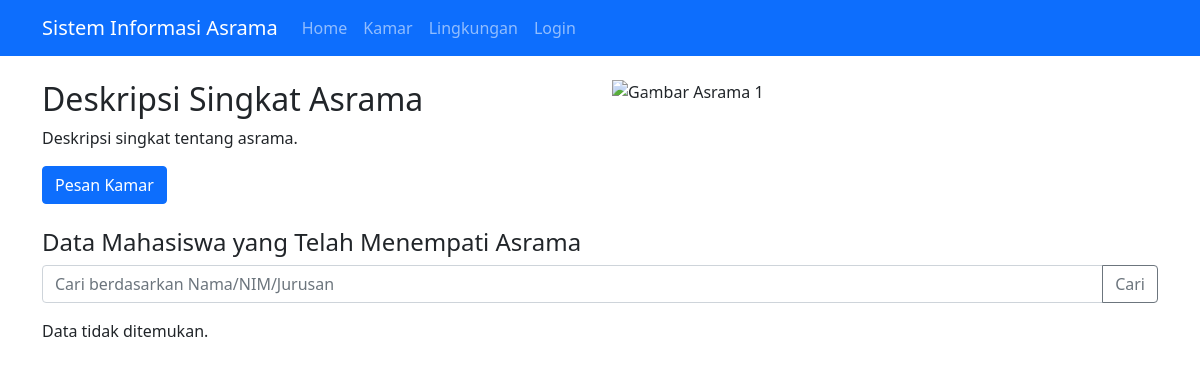
Before: / with the older database file.
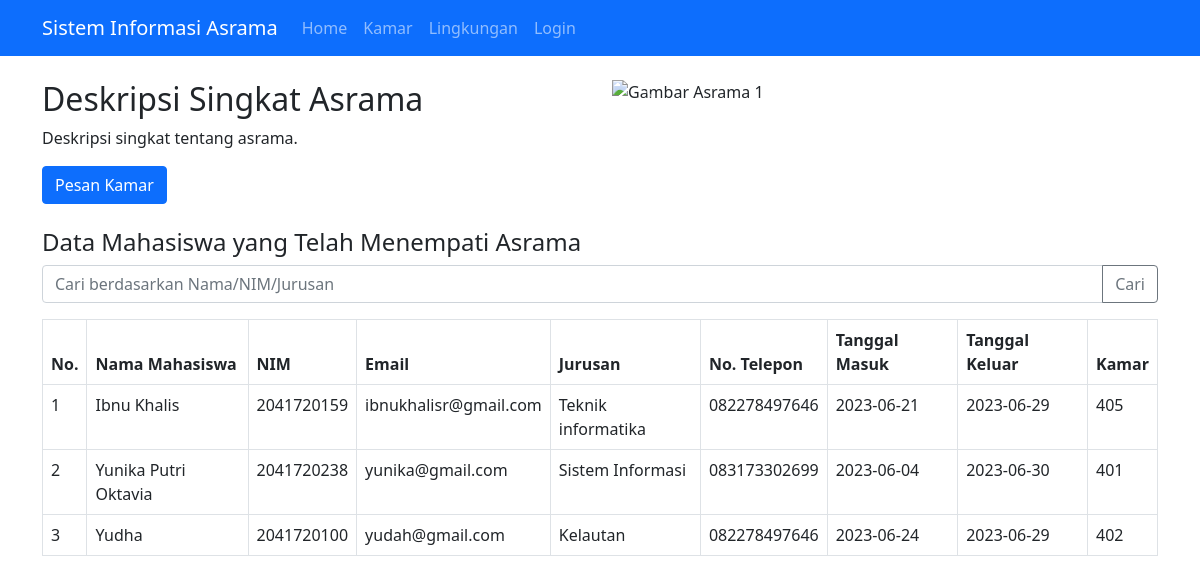
After: the same page with the newer database file.
### tables this page shows
CREATE TABLE `asramaconfirmed` (
  `conMahaId` int(11) NOT NULL,
  `conNamaMaha` varchar(255) NOT NULL,
  `conNim` varchar(255) NOT NULL,
  `conEmail` varchar(255) DEFAULT NULL,
  `conJurusan` varchar(255) NOT NULL,
  `conNoTelp` varchar(255) NOT NULL,
  `contglmasuk` date NOT NULL,
  `contglkeluar` date NOT NULL,
  `conKamar` varchar(255) NOT NULL
);

### index.php (the view, shortened to what this page needs)
<!DOCTYPE html>
<html>
<head>
  <link rel="stylesheet" href="https://cdn.jsdelivr.net/npm/bootstrap@5.0.0-beta3/dist/css/bootstrap.min.css">
</head>
<body>
  <?php include 'navbar.php';?>
  <div class="container mt-4">
    <div class="row">
      <div class="col-md-6">
        <h2>Deskripsi Singkat Asrama</h2>
        <p>Deskripsi singkat tentang asrama.</p>
        <a class="btn btn-primary" href="pesankamar.php">Pesan Kamar</a>
      </div>
      <div class="col-md-6">
        <div id="carouselExampleIndicators" class="carousel slide" data-bs-ride="carousel">
          <div class="carousel-inner">
            <div class="carousel-item active">
              <img src="path/to/image1.jpg" class="d-block w-100" alt="Gambar Asrama 1">
            </div>
          </div>
          <button class="carousel-control-prev" type="button" data-bs-target="#carouselExampleIndicators" data-bs-slide="prev">
            <span class="carousel-control-prev-icon" aria-hidden="true"></span>
          </button>
          <button class="carousel-control-next" type="button" data-bs-target="#carouselExampleIndicators" data-bs-slide="next">
            <span class="carousel-control-next-icon" aria-hidden="true"></span>
          </button>
        </div>
      </div>
    </div>
    <div class="mt-4">
      <h4>Data Mahasiswa yang Telah Menempati Asrama</h4>
     <form method="GET" action="">
        <div class="input-group mb-3">
          <input type="text" class="form-control" placeholder="Cari berdasarkan Nama/NIM/Jurusan" name="keyword">
          <button class="btn btn-outline-secondary" type="submit">Cari</button>
        </div>
      </form>
      <?php
      include('config.php');
      $keyword = $_GET['keyword'] ?? '';
      $query = "SELECT * FROM asramaConfirmed WHERE
                conNamaMaha LIKE '%$keyword%' OR
                conNim LIKE '%$keyword%' OR
                conJurusan LIKE '%$keyword%'";
      $result = mysqli_query($conn, $query);
      if (mysqli_num_rows($result) > 0) {
        ?>
        <table class="table table-bordered">
      <thead>
        <tr>
          <th>No.</th>
          <th>Nama Mahasiswa</th>
          <th>NIM</th>
          <th>Email</th>
          <th>Jurusan</th>
          <th>No. Telepon</th>
          <th>Tanggal Masuk</th>
          <th>Tanggal Keluar</th>
          <th>Kamar</th>
        </tr>
      </thead>
      <tbody>
        <?php $no = 1; ?>
        <?php while ($row = mysqli_fetch_assoc($result)) : ?>
          <tr>
            <td><?php echo $no; ?></td>
            <td><?php echo $row['conNamaMaha']; ?></td>
            <td><?php echo $row['conNim']; ?></td>
            <td><?php echo $row['conEmail']; ?></td>
            <td><?php echo $row['conJurusan']; ?></td>
            <td><?php echo $row['conNoTelp']; ?></td>
            <td><?php echo $row['contglmasuk']; ?></td>
            <td><?php echo $row['contglkeluar']; ?></td>
            <td><?php echo $row['conKamar']; ?></td>
          </tr>
          <?php $no++; ?>
        <?php endwhile; ?>
      </tbody>
    </table>
        <?php
      } else {
        echo "Data tidak ditemukan.";
      }
      ?>
    </div>
  </div>
</body>
</html>

Changed rows visible on the page:
added asramaconfirmed: conNamaMaha "Ibnu Khalis", conNim "2041720159", conEmail "ibnukhalisr@gmail.com", conJurusan "Teknik informatika", conNoTelp "082278497646", contglmasuk "2023-06-21", contglkeluar "2023-06-29", conKamar "405"
added asramaconfirmed: conNamaMaha "Yunika Putri Oktavia", conNim "2041720238", conEmail "yunika@gmail.com", conJurusan "Sistem Informasi", conNoTelp "083173302699", contglmasuk "2023-06-04", contglkeluar "2023-06-30", conKamar "401"
added asramaconfirmed: conNamaMaha "Yudha", conNim "2041720100", conEmail "yudah@gmail.com", conJurusan "Kelautan", conNoTelp "082278497646", contglmasuk "2023-06-24", contglkeluar "2023-06-29", conKamar "402"
Other visible differences:
text no longer shown: "Data tidak ditemukan."
text now shown: "No. Nama Mahasiswa NIM Email Jurusan No. Telepon Tanggal Masuk Tanggal Keluar Kamar"
